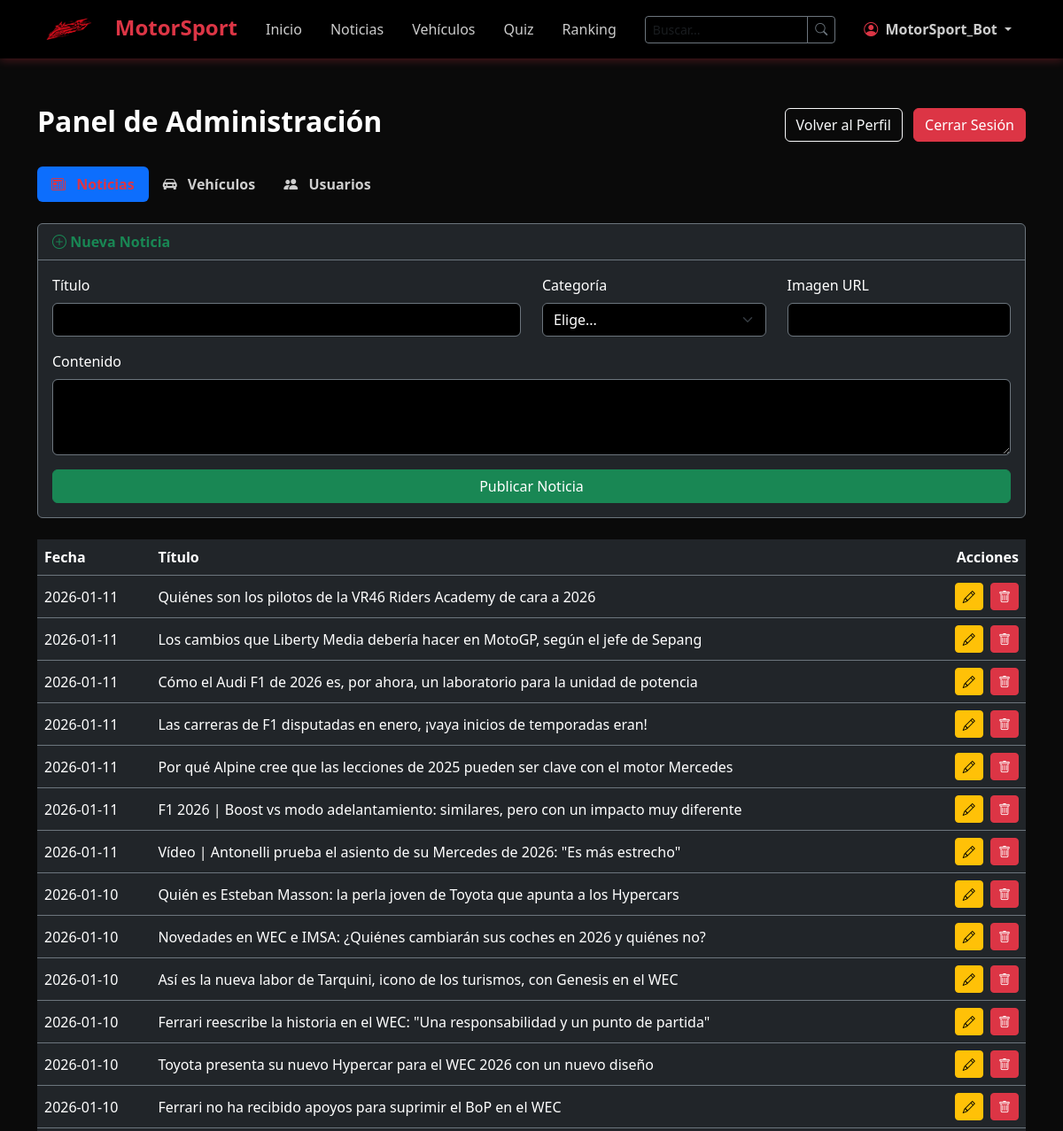
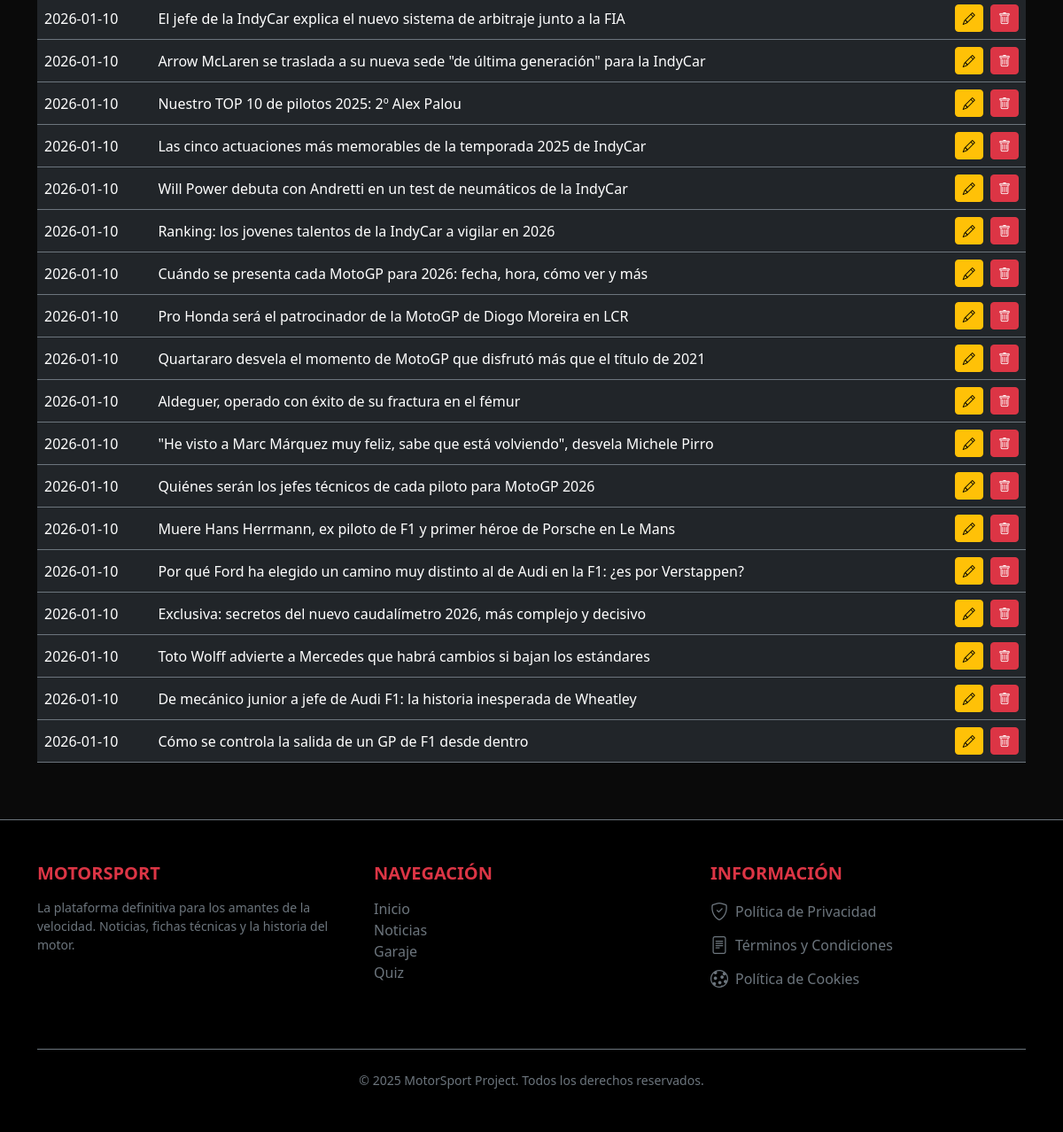
The page /admin (signed in) on the database its author committed (2 pictures, top to bottom).
### models.py (models this page shows, shortened)
class User(UserMixin, db.Model):
    __tablename__ = "users"
    id = db.Column(db.Integer, primary_key=True)
    username = db.Column(db.String(50), unique=True, nullable=False)
    email = db.Column(db.String(120), unique=True, nullable=False)
    password_hash = db.Column(db.String(255), nullable=False)
    role = db.Column(db.Enum("user", "editor", "admin"), default="user")
    settings = db.Column(db.JSON, nullable=True)
    score = db.Column(db.Integer, default=0)
    comments = db.relationship(
        "Comment", backref="author_rel", lazy=True, cascade="all, delete-orphan"
    )

class Article(db.Model):
    __tablename__ = "articles"
    id = db.Column(db.Integer, primary_key=True)
    title = db.Column(db.String(255), nullable=False)
    content = db.Column(db.Text, nullable=False)
    image = db.Column(db.String(255))
    date = db.Column(db.DateTime, default=datetime.utcnow)
    author_id = db.Column(db.Integer, db.ForeignKey("users.id"))
    category_id = db.Column(db.Integer, db.ForeignKey("categories.id"))
    comments = db.relationship(
        "Comment", backref="article_rel", lazy=True, cascade="all, delete-orphan"
    )

### app.py (the view)
@app.route("/admin")
@login_required
def admin_panel():
    if current_user.role != "admin":
        flash("Acceso denegado.")
        return redirect(url_for("perfil"))
    noticias = Article.query.order_by(Article.date.desc()).all()
    categorias = Category.query.all()
    vehiculos = Vehicle.query.order_by(Vehicle.id.desc()).all()
    usuarios = User.query.all()  # <--- Nuevo: Lista de usuarios
    return render_template(
        "admin.html",
        noticias=noticias,
        categorias=categorias,
        vehiculos=vehiculos,
        users=usuarios,
    )

### app.py (called while the page is built)
@login_manager.user_loader
def load_user(user_id):
    return User.query.get(int(user_id))

### templates/admin.html (shortened to what this page needs)
{% extends "base.html" %}
{% block content %}
<div class="container py-5">
    <div class="d-flex justify-content-between align-items-center mb-4">
        <h2 class="text-white fw-bold">Panel de Administración</h2>
        <div>
            <a href="{{ url_for('perfil') }}" class="btn btn-outline-light me-2">Volver al Perfil</a>
            <a href="{{ url_for('logout') }}" class="btn btn-danger">Cerrar Sesión</a>
        </div>
    </div>
    <ul class="nav nav-pills mb-4" id="pills-tab" role="tablist">
        <li class="nav-item" role="presentation">
            <button class="nav-link active fw-bold px-4" id="pills-noticias-tab" data-bs-toggle="pill"
                data-bs-target="#pills-noticias" type="button">
                <i class="bi bi-newspaper me-2"></i> Noticias
            </button>
        </li>
        <li class="nav-item" role="presentation">
            <button class="nav-link fw-bold px-4" id="pills-vehiculos-tab" data-bs-toggle="pill"
                data-bs-target="#pills-vehiculos" type="button">
                <i class="bi bi-car-front-fill me-2"></i> Vehículos
            </button>
        </li>
        <li class="nav-item" role="presentation">
            <button class="nav-link fw-bold px-4" id="pills-usuarios-tab" data-bs-toggle="pill"
                data-bs-target="#pills-usuarios" type="button">
                <i class="bi bi-people-fill me-2"></i> Usuarios
            </button>
        </li>
    </ul>
    <div class="tab-content" id="pills-tabContent">
        <div class="tab-pane fade show active" id="pills-noticias">
            <div class="card bg-dark text-white border-secondary mb-4">
                <div class="card-header border-secondary text-success fw-bold">
                    <i class="bi bi-plus-circle"></i> Nueva Noticia
                </div>
                <div class="card-body">
                    <form action="{{ url_for('crear_noticia') }}" method="POST">
                        <div class="row">
                            <div class="col-md-6 mb-3">
                                <label class="form-label">Título</label>
                                <input type="text" name="titulo"
                                    class="form-control bg-black text-white border-secondary" required>
                            </div>
                            <div class="col-md-3 mb-3">
                                <label class="form-label">Categoría</label>
                                <select name="categoria_id" class="form-select bg-black text-white border-secondary"
                                    required>
                                    <option value="" selected disabled>Elige...</option>
                                </select>
                            </div>
                            <div class="col-md-3 mb-3">
                                <label class="form-label">Imagen URL</label>
                                <input type="text" name="imagen"
                                    class="form-control bg-black text-white border-secondary">
                            </div>
                        </div>
                        <div class="mb-3">
                            <label class="form-label">Contenido</label>
                            <textarea name="contenido" rows="3"
                                class="form-control bg-black text-white border-secondary" required></textarea>
                        </div>
                        <button type="submit" class="btn btn-success w-100">Publicar Noticia</button>
                    </form>
                </div>
            </div>
            <div class="table-responsive">
                <table class="table table-dark table-hover border-secondary align-middle">
                    <thead>
                        <tr>
                            <th>Fecha</th>
                            <th>Título</th>
                            <th class="text-end">Acciones</th>
                        </tr>
                    </thead>
                    <tbody>
                        {% for noticia in noticias %}
                        <tr>
                            <td>{{ noticia.date.strftime('%Y-%m-%d') if noticia.date else '-' }}</td>
                            <td>{{ noticia.title }}</td>
                            <td class="text-end">
                                <a href="{{ url_for('editar_noticia', id=noticia.id) }}"
                                    class="btn btn-sm btn-warning me-1"><i class="bi bi-pencil"></i></a>
                                <a href="{{ url_for('borrar_noticia', id=noticia.id) }}" class="btn btn-sm btn-danger"
                                    onclick="return confirm('¿Borrar?');"><i class="bi bi-trash"></i></a>
                            </td>
                        </tr>
                        {% endfor %}
                    </tbody>
                </table>
            </div>
        </div>
    </div>
</div>
{% endblock %}

### templates/base.html (shortened to what this page needs)
<!DOCTYPE html>
<html lang="es">
<head>
    <link href="https://cdn.jsdelivr.net/npm/bootstrap@5.3.2/dist/css/bootstrap.min.css" rel="stylesheet">
    <link rel="stylesheet" href="https://cdn.jsdelivr.net/npm/bootstrap-icons@1.11.1/font/bootstrap-icons.css">
</head>
<body>
    <nav class="navbar navbar-expand-lg navbar-dark fixed-top">
        <div class="container">
            <a class="navbar-brand" href="{{ url_for('home') }}">
                <img src="{{ url_for('static', filename='images/logo.png') }}" alt="MotorSport"
                    style="height:40px; margin-right:10px;">
                <span>MotorSport</span>
            </a>
            <div class="collapse navbar-collapse" id="navbarNav">
                <ul class="navbar-nav mx-auto align-items-center">
                    <li class="nav-item">
                        <a class="nav-link {% if request.endpoint == 'home' %}active{% endif %}"
                            href="{{ url_for('home') }}">Inicio</a>
                    </li>
                    <li class="nav-item">
                        <a class="nav-link {% if request.endpoint == 'noticias' %}active{% endif %}"
                            href="{{ url_for('noticias') }}">Noticias</a>
                    </li>
                    <li class="nav-item">
                        <a class="nav-link {% if request.endpoint == 'vehiculos' %}active{% endif %}"
                            href="{{ url_for('vehiculos') }}">Vehículos</a>
                    </li>
                    <li class="nav-item">
                        <a class="nav-link {% if request.endpoint == 'quiz' %}active{% endif %}"
                            href="{{ url_for('quiz') }}">Quiz</a>
                    </li>
                    <li class="nav-item">
                        <a class="nav-link {% if request.endpoint == 'ranking' %}active{% endif %}"
                            href="{{ url_for('ranking') }}">Ranking</a>
                    </li>
                </ul>
                <form class="d-flex mx-3" action="{{ url_for('buscar') }}" method="GET">
                    <div class="input-group">
                        <input class="form-control form-control-sm bg-black text-white border-secondary" type="search"
                            name="q" placeholder="Buscar..." aria-label="Search">
                        <button class="btn btn-sm btn-outline-secondary" type="submit">
                            <i class="bi bi-search"></i>
                        </button>
                    </div>
                </form>
                <ul class="navbar-nav align-items-center">
                    {% if current_user.is_authenticated %}
                    <li class="nav-item dropdown">
                        <a class="nav-link dropdown-toggle btn btn-outline-dark border-0 text-white" href="#"
                            role="button" data-bs-toggle="dropdown">
                            <i class="bi bi-person-circle text-danger"></i>
                            <span class="fw-bold ms-1">{{ current_user.username }}</span>
                        </a>
                    </li>
                    {% else %}
                    <li class="nav-item">
                        <a class="btn btn-danger btn-sm px-4 rounded-pill fw-bold" href="{{ url_for('login') }}">
                            Acceder
                        </a>
                    </li>
                    {% endif %}
                </ul>
            </div>
        </div>
    </nav>
    <div style="padding-top: 70px; flex: 1;">
        {% block content %}{% endblock %}
    </div>
    <footer class="bg-black text-white border-top border-secondary mt-auto py-5">
        <div class="container">
            <div class="row gy-4">
                <div class="col-lg-4 col-md-6">
                    <h5 class="text-danger fw-bold text-uppercase mb-3">MotorSport</h5>
                    <p class="small text-secondary">
                        La plataforma definitiva para los amantes de la velocidad.
                        Noticias, fichas técnicas y la historia del motor.
                    </p>
                </div>
                <div class="col-lg-4 col-md-6">
                    <h5 class="text-danger fw-bold text-uppercase mb-3">Navegación</h5>
                    <ul class="list-unstyled text-secondary">
                        <li><a href="{{ url_for('home') }}"
                                class="text-decoration-none text-secondary hover-white">Inicio</a></li>
                        <li><a href="{{ url_for('noticias') }}"
                                class="text-decoration-none text-secondary hover-white">Noticias</a></li>
                        <li><a href="{{ url_for('vehiculos') }}"
                                class="text-decoration-none text-secondary hover-white">Garaje</a></li>
                        <li><a href="{{ url_for('quiz') }}"
                                class="text-decoration-none text-secondary hover-white">Quiz</a></li>
                    </ul>
                </div>
                <div class="col-lg-4 col-md-12">
                    <h5 class="text-danger fw-bold text-uppercase mb-3">INFORMACIÓN</h5>
                    <ul class="list-unstyled">
                        <li class="mb-2">
                            <a href="{{ url_for('privacidad') }}"
                                class="text-decoration-none text-secondary d-flex align-items-center gap-2 hover-white">
                                <i class="bi bi-shield-check fs-5"></i> Política de Privacidad
                            </a>
                        </li>
                        <li class="mb-2">
                            <a href="{{ url_for('terminos') }}"
                                class="text-decoration-none text-secondary d-flex align-items-center gap-2 hover-white">
                                <i class="bi bi-file-text fs-5"></i> Términos y Condiciones
                            </a>
                        </li>
                        <li class="mb-2">
                            <a href="{{ url_for('cookies') }}"
                                class="text-decoration-none text-secondary d-flex align-items-center gap-2 hover-white">
                                <i class="bi bi-cookie fs-5"></i> Política de Cookies
                            </a>
                        </li>
                    </ul>
                </div>
            </div>
            <div class="text-center text-secondary small mt-5 border-top border-secondary pt-4">
                &copy; 2025 MotorSport Project. Todos los derechos reservados.
            </div>
        </div>
    </footer>
</body>
</html>

### templates/base.html (style rules this page uses)
:root { --primary-color: #dc3545; --secondary-color: #212529; --accent-color: #ffc107; }
body { font-family: 'Segoe UI', Tahoma, Geneva, Verdana, sans-serif; background-color: #0a0a0a; color: #ffffff; min-height: 100vh; display: flex; flex-direction: column; }
.navbar { background-color: rgba(0, 0, 0, 0.95) !important; backdrop-filter: blur(10px); box-shadow: 0 2px 10px rgba(220, 53, 69, 0.3); }
.navbar-brand { font-weight: bold; font-size: 1.5rem; color: var(--primary-color) !important; }
.nav-link { color: rgba(255, 255, 255, 0.8) !important; transition: color 0.3s; padding-left: 1rem !important; padding-right: 1rem !important; }
.nav-link:hover, .nav-link.active { color: var(--primary-color) !important; }
footer { background-color: #050505; border-top: 1px solid #333; margin-top: auto; padding-top: 60px; }

### rows shown on the page
User: username "MotorSport_Bot"
Article: date "2026-01-11", title "Quiénes son los pilotos de la VR46 Riders Academy de cara a 2026"
Article: date "2026-01-11", title "Los cambios que Liberty Media debería hacer en MotoGP, según el jefe de Sepang"
Article: date "2026-01-11", title "Cómo el Audi F1 de 2026 es, por ahora, un laboratorio para la unidad de potencia"
Article: date "2026-01-11", title "Las carreras de F1 disputadas en enero, ¡vaya inicios de temporadas eran!"
Article: date "2026-01-11", title "Por qué Alpine cree que las lecciones de 2025 pueden ser clave con el motor Mercedes"
Article: date "2026-01-11", title "F1 2026 | Boost vs modo adelantamiento: similares, pero con un impacto muy diferente"
Article: date "2026-01-11", title "Vídeo | Antonelli prueba el asiento de su Mercedes de 2026: \"Es más estrecho\""
Article: date "2026-01-10", title "Quién es Esteban Masson: la perla joven de Toyota que apunta a los Hypercars"
Article: date "2026-01-10", title "Novedades en WEC e IMSA: ¿Quiénes cambiarán sus coches en 2026 y quiénes no?"
Article: date "2026-01-10", title "Así es la nueva labor de Tarquini, icono de los turismos, con Genesis en el WEC"
Article: date "2026-01-10", title "Ferrari reescribe la historia en el WEC: \"Una responsabilidad y un punto de partida\""
Article: date "2026-01-10", title "Toyota presenta su nuevo Hypercar para el WEC 2026 con un nuevo diseño"
Article: date "2026-01-10", title "Ferrari no ha recibido apoyos para suprimir el BoP en el WEC"
Article: date "2026-01-10", title "El jefe de la IndyCar explica el nuevo sistema de arbitraje junto a la FIA"
Article: date "2026-01-10", title "Arrow McLaren se traslada a su nueva sede \"de última generación\" para la IndyCar"
Article: date "2026-01-10", title "Nuestro TOP 10 de pilotos 2025: 2º Alex Palou"
Article: date "2026-01-10", title "Las cinco actuaciones más memorables de la temporada 2025 de IndyCar"
Article: date "2026-01-10", title "Will Power debuta con Andretti en un test de neumáticos de la IndyCar"
Article: date "2026-01-10", title "Ranking: los jovenes talentos de la IndyCar a vigilar en 2026"
Article: date "2026-01-10", title "Cuándo se presenta cada MotoGP para 2026: fecha, hora, cómo ver y más"
Article: date "2026-01-10", title "Pro Honda será el patrocinador de la MotoGP de Diogo Moreira en LCR"
Article: date "2026-01-10", title "Quartararo desvela el momento de MotoGP que disfrutó más que el título de 2021"
Article: date "2026-01-10", title "Aldeguer, operado con éxito de su fractura en el fémur"
Article: date "2026-01-10", title "\"He visto a Marc Márquez muy feliz, sabe que está volviendo\", desvela Michele Pirro"
Article: date "2026-01-10", title "Quiénes serán los jefes técnicos de cada piloto para MotoGP 2026"
Article: date "2026-01-10", title "Muere Hans Herrmann, ex piloto de F1 y primer héroe de Porsche en Le Mans"
Article: date "2026-01-10", title "Por qué Ford ha elegido un camino muy distinto al de Audi en la F1: ¿es por Verstappen?"
Article: date "2026-01-10", title "Exclusiva: secretos del nuevo caudalímetro 2026, más complejo y decisivo"
Article: date "2026-01-10", title "Toto Wolff advierte a Mercedes que habrá cambios si bajan los estándares"
Article: date "2026-01-10", title "De mecánico junior a jefe de Audi F1: la historia inesperada de Wheatley"
Article: date "2026-01-10", title "Cómo se controla la salida de un GP de F1 desde dentro"
